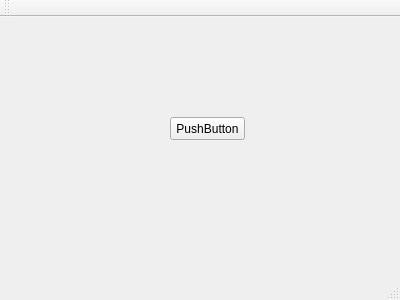
<?xml version="1.0" encoding="UTF-8"?>
<ui version="4.0">
 <class>TURBOCUBEsolver</class>
 <widget class="QMainWindow" name="TURBOCUBEsolver">
  <property name="geometry">
   <rect>
    <x>0</x>
    <y>0</y>
    <width>400</width>
    <height>300</height>
   </rect>
  </property>
  <property name="windowTitle">
   <string>TURBOCUBEsolver</string>
  </property>
  <widget class="QWidget" name="centralWidget">
   <widget class="QPushButton" name="pushButton">
    <property name="geometry">
     <rect>
      <x>170</x>
      <y>100</y>
      <width>75</width>
      <height>23</height>
     </rect>
    </property>
    <property name="text">
     <string>PushButton</string>
    </property>
   </widget>
  </widget>
  <widget class="QMenuBar" name="menuBar">
   <property name="geometry">
    <rect>
     <x>0</x>
     <y>0</y>
     <width>400</width>
     <height>21</height>
    </rect>
   </property>
  </widget>
  <widget class="QToolBar" name="mainToolBar">
   <attribute name="toolBarArea">
    <enum>TopToolBarArea</enum>
   </attribute>
   <attribute name="toolBarBreak">
    <bool>false</bool>
   </attribute>
  </widget>
  <widget class="QStatusBar" name="statusBar"/>
 </widget>
 <layoutdefault spacing="6" margin="11"/>
 <resources/>
 <connections/>
</ui>
